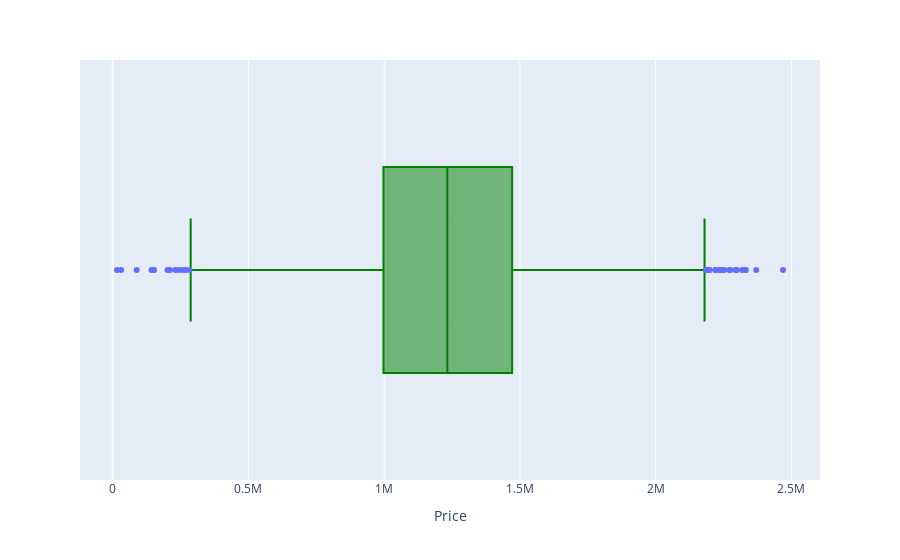

Source (notebook cell):
### Code cell
# Descrevendo o Price de maneira visul
fig = px.box(base_casa, x="Price")
fig.update_traces(line_color="green")

### Figure 1 — Plotly figure (JSON) as saved in the notebook; plotly's stock layout.template omitted (floating-point values rounded to 4 significant figures; data arrays with more than 128 entries replaced by an {"elided": "..."} marker saying what was removed)
{"data": [{"alignmentgroup": "True", "hovertemplate": "Price=%{x}<extra></extra>", "legendgroup": "", "line": {"color": "green"}, "marker": {"color": "#636efa"}, "name": "", "notched": false, "offsetgroup": "", "orientation": "h", "showlegend": false, "type": "box", "x": {"elided": "5000 float values"}, "x0": " ", "xaxis": "x", "y0": " ", "yaxis": "y"}], "layout": {"boxmode": "group", "legend": {"tracegroupgap": 0}, "margin": {"t": 60}, "xaxis": {"anchor": "y", "domain": [0, 1], "title": {"text": "Price"}}, "yaxis": {"anchor": "x", "domain": [0, 1]}}}
